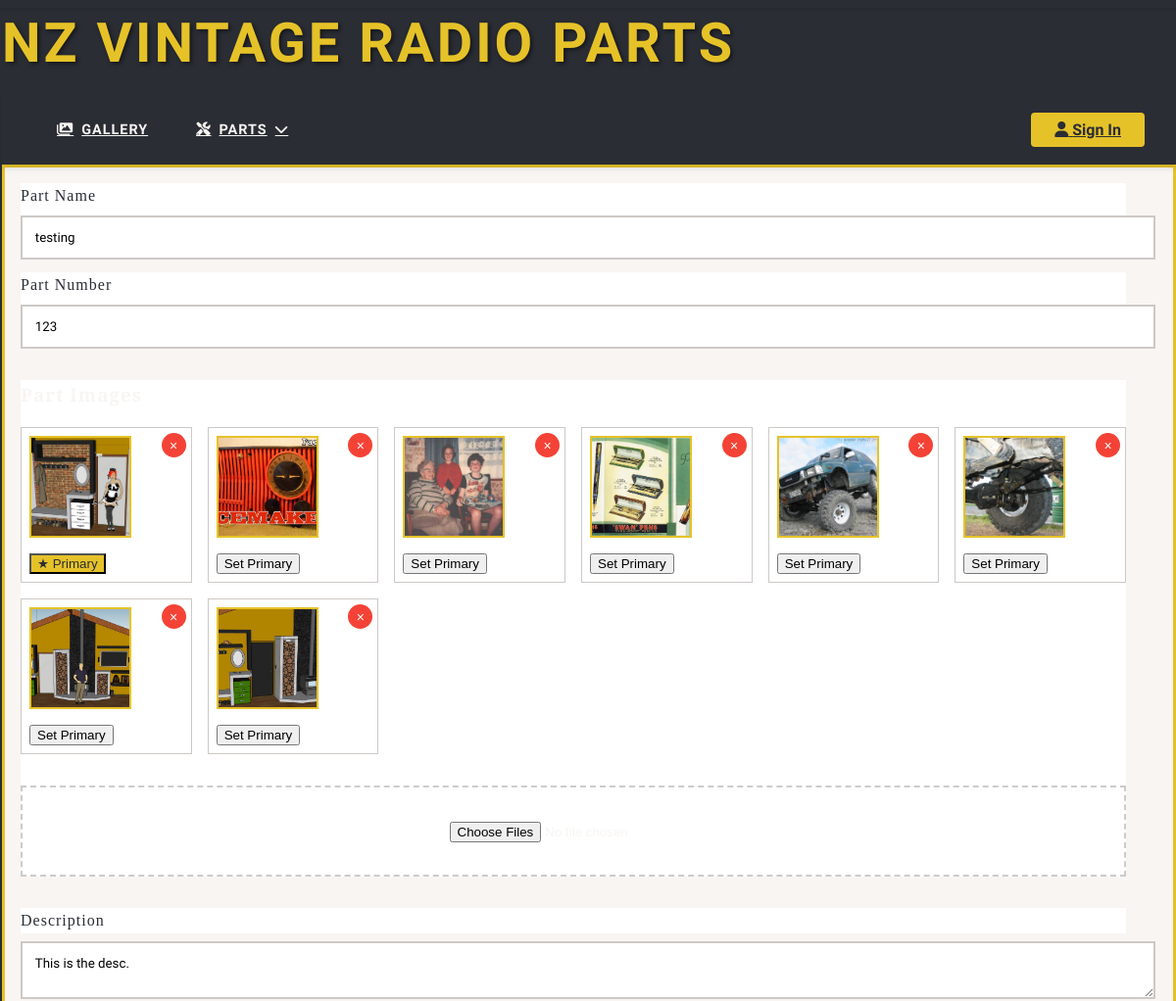
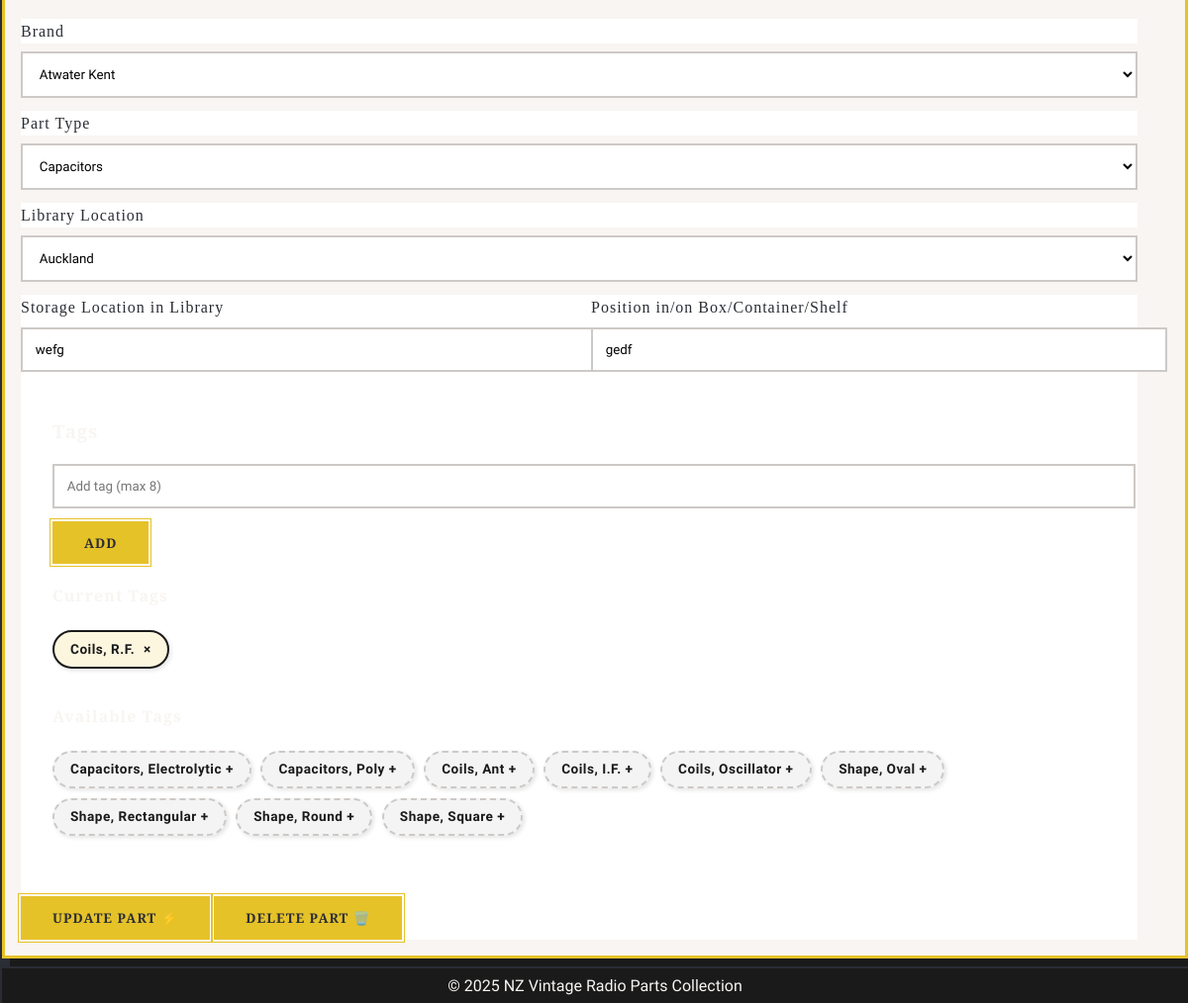
Page /parts/16/edit on the committed database (2 pictures, top to bottom).
### app/models.py (models this page shows, shortened)
class Part(db.Model):
    __tablename__ = 'Part'
    id = db.Column(db.Integer, primary_key=True)
    name = db.Column(db.String(100), nullable=False)  # "Dial", "Valve"
    description = db.Column(db.String(1024))
    part_number = db.Column(db.String(30))
    quantity = db.Column(db.Integer, default=1)
    box = db.Column(db.String(20))            # "Box 3A"
    position = db.Column(db.String(50))       # "Bottom shelf"
    created_at = db.Column(db.DateTime, default=lambda: datetime.now(timezone.utc))
    brand_id = db.Column(db.Integer, db.ForeignKey('Brand.id'))
    location_id = db.Column(db.Integer, db.ForeignKey('Location.id'))
    part_type_id = db.Column(db.Integer, db.ForeignKey('PartType.id'))
    brand = db.relationship('Brand', back_populates='parts')
    location = db.relationship('Location', back_populates='parts')
    images = db.relationship('Image', back_populates='part', cascade='all, delete-orphan')
    tags = db.relationship('Tag', secondary=part_tags, back_populates='parts')
    part_type = db.relationship('PartType')

class Image(db.Model):
    __tablename__ = 'Image'
    id = db.Column(db.Integer, primary_key=True, autoincrement=True)
    filename = db.Column(db.String(100), nullable=False)
    description = db.Column(db.String(500))
    is_primary = db.Column(db.Boolean, default=False)
    sort_order = db.Column(db.Integer, default=0)
    created_at = db.Column(db.DateTime,
                           default=lambda: datetime.now(timezone.utc))
    location_id = db.Column(db.Integer, db.ForeignKey('Location.id'))
    part_id = db.Column(db.Integer, db.ForeignKey('Part.id'))
    location = db.relationship('Location', back_populates='images')
    part = db.relationship('Part', back_populates='images')

class Brand(db.Model):
    __tablename__ = 'Brand'
    id = db.Column(db.Integer, primary_key=True)
    name = db.Column(db.String(50), unique=True, nullable=False)  # "Philips"
    alias = db.Column(db.String(50), unique=True)  # "philips"
    description = db.Column(db.Text(500))
    logo_filename = db.Column(db.String(100))
    website = db.Column(db.String(200))
    parts = db.relationship('Part', back_populates='brand')

class PartType(db.Model):
    __tablename__ = 'PartType'
    id = db.Column(db.Integer, primary_key=True)
    name = db.Column(db.String(50), unique=True, nullable=False)  # "Tube"
    description = db.Column(db.String(1024))  # "Vacuum tubes/valves for amplification"
    slug = db.Column(db.String(50), unique=True)

class Location(db.Model):
    __tablename__ = 'Location'
    id = db.Column(db.Integer, primary_key=True)
    name = db.Column(db.String(50), unique=True)
    librarian_email = db.Column(db.String(120))
    address = db.Column(db.String(120))
    parts = db.relationship('Part', back_populates='location')
    images = db.relationship('Image', back_populates='location')

class Tag(db.Model):
    __tablename__ = 'Tag'
    id = db.Column(db.Integer, primary_key=True, autoincrement=True)
    name = db.Column(db.String(100), nullable=False, unique=True)
    description = db.Column(db.String(255))
    slug = db.Column(db.String(100), nullable=False, unique=True, index=True)
    parts = db.relationship('Part', secondary=part_tags, back_populates='tags')

### app/blueprints/parts.py (the view, shortened to what this page needs)
@bp.route('/add', methods=['GET', 'POST'])
@bp.route('/<int:part_id>/edit', methods=['GET', 'POST'])
def manage_part(part_id=None):
    part = Part.query.get(part_id) if part_id else None
    brands = Brand.query.order_by(Brand.name).all()
    part_types = PartType.query.order_by(PartType.name).all()
    locations = Location.query.order_by(Location.name).all()
    all_tags = Tag.query.order_by(Tag.name).all()
    return render_template('manage_part.html',
                           part=part,
                           brands=brands,
                           part_types=part_types,
                           locations=locations,
                           all_tags=all_tags)

### app/blueprints/parts.py (called while the page is built)
@bp.context_processor
def inject_now():
    return {'current_year': datetime.now().year}

### app/templates/manage_part.html (shortened to what this page needs)
{% extends 'layout.html' %}
{% block content %}
<form id="part-form" class="art-deco-form" method="POST" enctype="multipart/form-data" data-upload-url="{{ url_for('parts.upload_images') }}">
    <div class="form-group">
        <label for="name">Part Name</label>
        <input type="text" id="name" name="name"
               maxlength="100" placeholder="" value="{{ part.name if part }}">
    </div>
    <div class="form-group">
        <label for="part_number">Part Number</label>
        <input type="text" id="part_number" name="part_number"
               maxlength="30" placeholder="if known, e.g. R6301" value="{{ part.part_number if part }}">
    </div>
    <div class="image-manager-section">
        <h3>Part Images</h3>
        <div id="all-images-container" class="sortable-grid">
            {% if part %}
                {% for image in part.images|sort(attribute='sort_order') %}
                <div class="image-tile" data-image-id="{{ image.id }}">
                    <img src="{{ url_for('static', filename='images/' + image.filename) }}"
                         class="thumbnail" alt="{{ image.filename }}">
                    <div class="image-controls">
                        <button class="set-primary {% if image.is_primary %}active{% endif %}"
                                data-image-id="{{ image.id }}">
                            {{ '★ Primary' if image.is_primary else 'Set Primary' }}
                        </button>
                        <button class="delete-image" data-image-id="{{ image.id }}">×</button>
                    </div>
                </div>
                {% endfor %}
            {% endif %}
        </div>
        <div class="filepond-upload-zone">
            <input type="file" class="filepond" name="file" multiple>
        </div>
    </div>
    <label for="description">Description</label>
    <textarea name="description" maxlength="1024" placeholder="Description">
        {{- part.description if part -}}
    </textarea>
    <label for="brand">Brand</label>
    <select name="brand_id">
        {% for brand in brands %}
        <option value="{{ brand.id }}" {% if part and part.brand_id == brand.id %}selected{% endif %}>
            {{ brand.name }}
        </option>
        {% endfor %}
    </select>
    <label for="part_type">Part Type</label>
    <select name="part_type_id" required>
        {% for type in part_types %}
        <option value="{{ type.id }}" {% if part and part.part_type_id == type.id %}selected{% endif %}>
            {{ type.name }}
        </option>
        {% endfor %}
    </select>
    <label for="location">Library Location</label>
    <select name="location_id" id="location_id" required>
        {% for location in locations %}
        <option value="{{ location.id }}" {% if part and part.location_id == location.id %}selected{% endif %}>
            {{ location.name }}
        </option>
        {% endfor %}
    </select>
    <div class="form-row">
        <div class="form-group">
            <label for="box">Storage Location in Library</label>
            <input type="text" id="box" name="box" maxlength="20"
                placeholder="Box / container number" value="{{ part.box if part }}">
        </div>
        <div class="form-group">
            <label for="box">Position in/on Box/Container/Shelf</label>
            <input type="text" id="position" name="position" maxlength="50"
                placeholder="Location in the store" value="{{ part.position if part }}">
        </div>
    </div>
    <div class="tag-manager">
        <h3>Tags</h3>
        <div class="tag-input-group">
            <input type="text" id="tag-input" placeholder="Add tag (max 8)" maxlength="100"
                   aria-label="Add new tag">
            <button type="button" id="add-tag-btn" class="vintage-button small-button">
                <span class="button-text">Add</span>
            </button>
        </div>
        <div class="tag-section">
            <h4>Current Tags</h4>
            <div id="selected-tags" class="tag-cloud">
            </div>
        </div>
        <div class="tag-section">
            <h4>Available Tags</h4>
            <div id="existing-tags" class="tag-cloud">
                {% for tag in all_tags %}
                    {% if not part or tag not in part.tags %}
                    <span class="tag available-tag" data-tag-name="{{ tag.name }}">
                        {{ tag.name }}
                        <span class="add-tag" aria-hidden="true">+</span>
                    </span>
                    {% endif %}
                {% endfor %}
            </div>
        </div>
    </div>
    <div class="form-footer">
        <button type="submit" class="vintage-button" id="submit-button">
            <span class="button-text">
                {% if part %}Update{% else %}Add New{% endif %} Part
            </span>
            <span class="button-icon">⚡</span>
        </button>
        {% if part %}
        <button type="button" id="delete-part" class="vintage-button delete-button">
            <span class="button-text">Delete Part</span>
            <span class="button-icon">🗑️</span>
        </button>
        {% endif %}
    </div>
</form>
{% block scripts %}
<link href="https://unpkg.com/filepond/dist/filepond.min.css" rel="stylesheet">
<link href="https://unpkg.com/filepond-plugin-image-preview/dist/filepond-plugin-image-preview.min.css" rel="stylesheet">
{% endblock %}
{% endblock %}

### app/templates/layout.html (shortened to what this page needs)
<!DOCTYPE html>
<html lang="en">
<head>
    <link rel="stylesheet" href="{{ url_for('static', filename='css/style.css') }}">
    <link rel="stylesheet" href="https://cdnjs.cloudflare.com/ajax/libs/font-awesome/6.0.0/css/all.min.css">
</head>
<body>
    <header class="art-deco-header">
        <a href="/">
            <h1>NZ Vintage Radio Parts</h1>
        </a>
    </header>
    <nav class="art-deco-nav">
        <ul class="nav-primary">
            <li><a href="{{ url_for('parts.gallery') }}"><i class="fas fa-images"></i> Gallery</a></li>
            <li class="has-submenu">
                <a href="#"><i class="fas fa-tools"></i> Parts <i class="fas fa-chevron-down"></i></a>
            </li>
        </ul>
        <div class="nav-user">
            <a href="#" class="login-prompt"><i class="fas fa-user"></i> Sign In</a>
        </div>
    </nav>
    <main>
        <div class="content-wrapper">
            {% block content %}{% endblock %}
        </div>
    </main>
    <footer>
        &copy; {{ current_year }} NZ Vintage Radio Parts Collection
    </footer>
</body>
</html>

### rows in the picture
Part: name "testing", part_number "123", description "This is the desc.", brand_id "Atwater Kent", part_type_id "Capacitors", location_id "Auckland", box "wefg", position "gedf"
Image: filename (picture), is_primary "★ Primary"
Image: filename (picture), is_primary "Set Primary"
Image: filename (picture), is_primary "Set Primary"
Image: filename (picture), is_primary "Set Primary"
Image: filename (picture), is_primary "Set Primary"
Image: filename (picture), is_primary "Set Primary"
Image: filename (picture), is_primary "Set Primary"
Image: filename (picture), is_primary "Set Primary"
Tag: name "Capacitors, Electrolytic"
Tag: name "Capacitors, Poly"
Tag: name "Coils, Ant"
Tag: name "Coils, I.F."
Tag: name "Coils, Oscillator"
Tag: name "Shape, Oval"
Tag: name "Shape, Rectangular"
Tag: name "Shape, Round"
Tag: name "Shape, Square"
